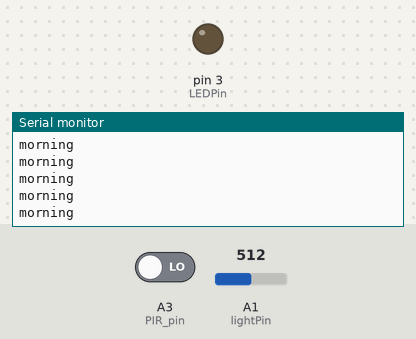
A sketch run on a simulated Arduino Uno, built with avr-gcc and run on an emulated ATmega328P. Shown: output pins drawn as LEDs (lit = HIGH), the last lines printed to the serial monitor. The test bench sets the inputs (shaded band); at power-on: A1 (lightPin) = 512, A3 (PIR_pin) LOW.

Above: at 1.2 s.
1.3 s: A1 (lightPin) set to 483
At 1.8 s:
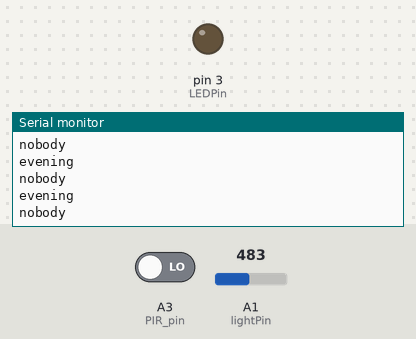
2.8 s: A1 (lightPin) set to 510
At 3.3 s:
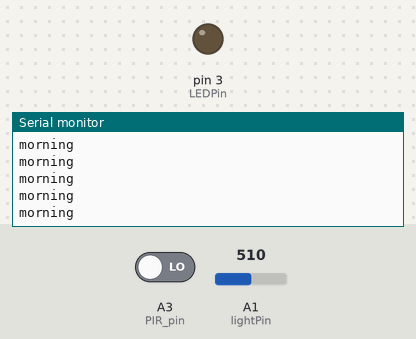

Measured:
- the behaviour switches between 500 and 499 on A1 (lightPin) (found by bisection; images 0 and 1)
- after the input at 1.3 s, the serial monitor: prints a new line after 0.08 s (image 1)

The sketch:

5_2_PIR_light_LED.ino
```cpp
/*
create by straysnail
2022/11/14
*/
#define lightPin A1
#define LEDPin 3
#define PIR_pin  A3   //Define the pin of pyroelectric sensor
boolean PIR_Val;  //Define a variable of bool type
int light_val;

void setup() {
  Serial.begin(9600);  //Set the baud rate of serial port communication as 9600
  pinMode(PIR_pin, INPUT); //Set the pin of the button to input
  pinMode(lightPin, INPUT);
  pinMode(LEDPin, OUTPUT);
}

void loop() {
  light_val = analogRead(lightPin);
//  Serial.print("light_val = ");
//  Serial.println(light_val);
  if(light_val < 500) {   //When it is dark
    PIR_Val = digitalRead(PIR_pin); //Read the button value and assign to PIR_Val
    Serial.println("evening");
    if(PIR_Val == 1) {  //Person detected
      digitalWrite(LEDPin, HIGH);  //The LED lights up
      Serial.println("someone");
    } else {   //No person detected
      digitalWrite(LEDPin, LOW);  //The LED turns off
      Serial.println("nobody");
    }
  }
  else {  //When it is daytime
    digitalWrite(LEDPin, LOW);  //The LED turns off
    Serial.println("morning");
  }
}
```
